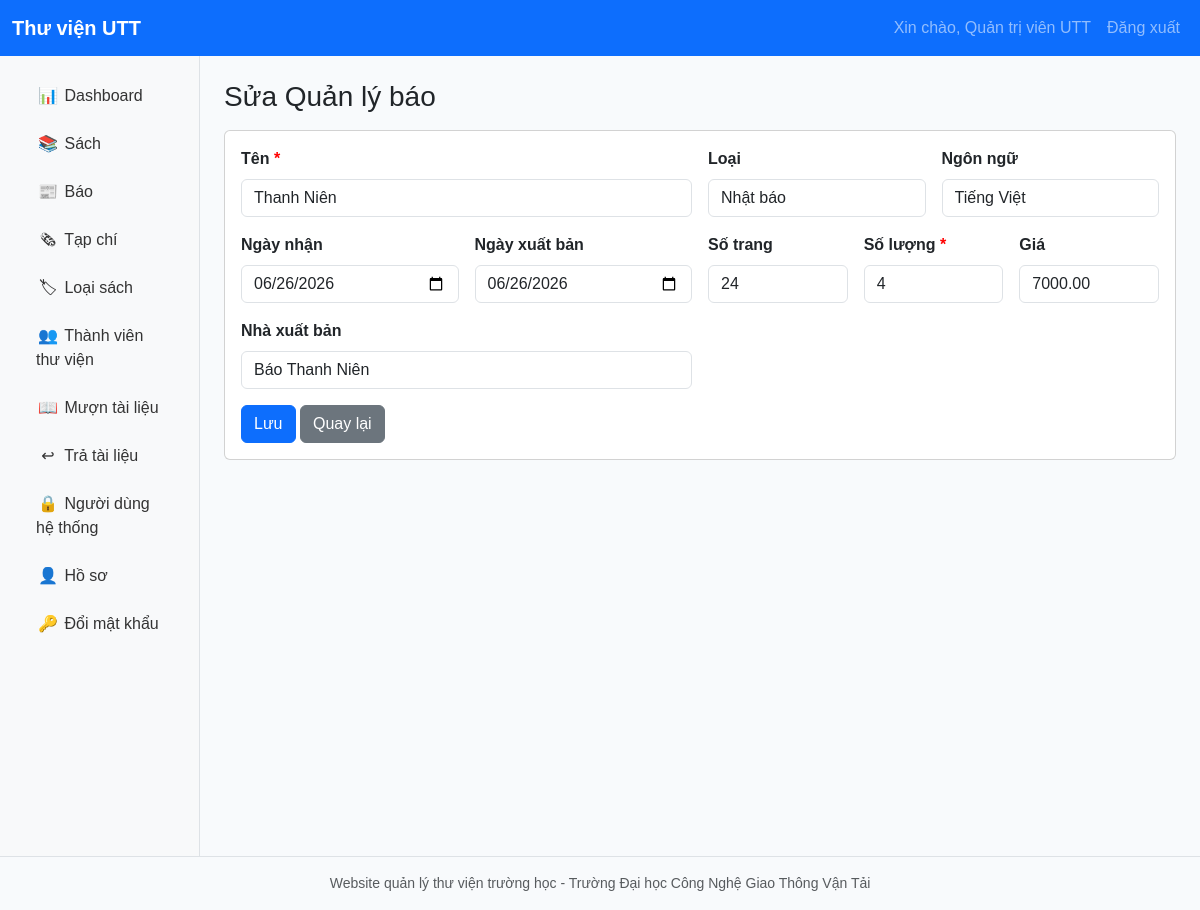
Screenshot of /newspapers/edit.php?id=2 (signed in) with the database file from the repository.
### tables this page shows
CREATE TABLE newspapers(id INT AUTO_INCREMENT PRIMARY KEY,name VARCHAR(255) NOT NULL,type VARCHAR(100) NULL,language VARCHAR(80) NULL,receipt_date DATE NULL,published_date DATE NULL,pages INT DEFAULT 0,quantity INT NOT NULL DEFAULT 1,price DECIMAL(12,2) DEFAULT 0,publisher VARCHAR(150) NULL,created_at TIMESTAMP DEFAULT CURRENT_TIMESTAMP,CONSTRAINT chk_newspapers_quantity CHECK(quantity>=0));

### includes/bootstrap.php (called while the page is built, shortened)
<?php
spl_autoload_register(function($class){
    $file = ROOT_PATH . '/' . str_replace('\\','/',$class) . '.php';
});
require_once __DIR__ . '/functions.php';

### config/database.php (called while the page is built)
<?php
return [
    'host' => 'localhost',
    'database' => 'library_management',
    'username' => 'root',
    'password' => '',
    'charset' => 'utf8mb4',
];

### app/Repositories/Database.php (called while the page is built, shortened)
<?php
class Database{ private static ?PDO $pdo=null; public static function connection():PDO{ if(self::$pdo===null){ $c=require ROOT_PATH.'/config/database.php'; $dsn="mysql:host={$c['host']};dbname={$c['database']};charset={$c['charset']}"; try{ self::$pdo=new PDO($dsn,$c['username'],$c['password'],[PDO::ATTR_ERRMODE=>PDO::ERRMODE_EXCEPTION,PDO::ATTR_DEFAULT_FETCH_MODE=>PDO::FETCH_ASSOC,PDO::ATTR_EMULATE_PREPARES=>false]); self::$pdo->exec('SET NAMES utf8mb4'); }catch(PDOException $e){ die('Không kết nối được database: '.$e->getMessage()); }} return self::$pdo; }}

### app/Services/SimpleService.php (called while the page is built, shortened)
<?php
class SimpleService{ private SimpleRepository $repo; private string $type; public function __construct(string $table){$this->repo=new SimpleRepository($table);$this->type=$table==='newspapers'?'newspaper':'magazine';} public function all($q=''){return $this->repo->all($q);} public function find($id){return $this->repo->find((int)$id);} public function save(array $d,?int $id=null):array{ $e=Validator::required($d,['name'=>'Tên']); $e+=Validator::numberMin($d,'quantity','Số lượng',0); if($e)return ['ok'=>false,'errors'=>$e]; $id?$this->repo->update($id,$d):$id=$this->repo->create($d); return ['ok'=>true,'data'=>$this->repo->find($id)]; } public function delete(int $id):array{ if((new InventoryRepository())->hasBorrowHistory($this->type,$id))return ['ok'=>false,'message'=>'Không thể xóa vì tài liệu đã có lịch sử mượn']; $this->repo->delete($id); return ['ok'=>true]; }}

### app/Repositories/SimpleRepository.php (called while the page is built, shortened)
<?php
class SimpleRepository extends BaseRepository{ private string $table; public function __construct(string $table){parent::__construct();$this->table=$table;} public function all(string $q=''):array{return $q?$this->fetchAll("SELECT * FROM {$this->table} WHERE name LIKE ? OR type LIKE ? OR publisher LIKE ? ORDER BY id DESC",["%$q%","%$q%","%$q%"]):$this->fetchAll("SELECT * FROM {$this->table} ORDER BY id DESC");} public function find(int $id):?array{return $this->fetch("SELECT * FROM {$this->table} WHERE id=?",[$id]);} public function create(array $d):int{$this->execute("INSERT INTO {$this->table}(name,type,language,receipt_date,published_date,pages,quantity,price,publisher) VALUES(?,?,?,?,?,?,?,?,?)",[$d['name'],$d['type']??null,$d['language']??null,$d['receipt_date']??null,$d['published_date']??null,$d['pages']??0,$d['quantity']??1,$d['price']??0,$d['publisher']??null]);return $this->lastInsertId();} public function update(int $id,array $d):bool{return $this->execute("UPDATE {$this->table} SET name=?,type=?,language=?,receipt_date=?,published_date=?,pages=?,quantity=?,price=?,publisher=? WHERE id=?",[$d['name'],$d['type']??null,$d['language']??null,$d['receipt_date']??null,$d['published_date']??null,$d['pages']??0,$d['quantity']??1,$d['price']??0,$d['publisher']??null,$id]);} public function delete(int $id):bool{return $this->execute("DELETE FROM {$this->table} WHERE id=?",[$id]);}}

### app/Repositories/BaseRepository.php (called while the page is built, shortened)
<?php
class BaseRepository{ protected PDO $db; public function __construct(){ $this->db=Database::connection(); } protected function fetchAll(string $sql,array $params=[]):array{ $s=$this->db->prepare($sql); $s->execute($params); return $s->fetchAll(); } protected function fetch(string $sql,array $params=[]):?array{ $s=$this->db->prepare($sql); $s->execute($params); $r=$s->fetch(); return $r?:null; } protected function execute(string $sql,array $params=[]):bool{ $s=$this->db->prepare($sql); return $s->execute($params); } protected function lastInsertId():int{ return (int)$this->db->lastInsertId(); }}

### includes/functions.php (called while the page is built, shortened)
<?php
function e($v){ return htmlspecialchars((string)$v, ENT_QUOTES, 'UTF-8'); }

### public/newspapers/edit.php (the view)
<?php require_once __DIR__.'/../../includes/bootstrap.php'; require_login(); $svc=new app\Services\SimpleService('newspapers'); $errors=[]; $row=[]; if('edit'==='edit'){ $id=(int)($_GET['id']??0); $row=$svc->find($id); if(!$row) include PUBLIC_PATH.'/404.php'; } if($_SERVER['REQUEST_METHOD']==='POST'){ $r=('edit'==='edit')?$svc->save($_POST,$id):$svc->save($_POST); if($r['ok']){ flash('success','Đã lưu dữ liệu'); redirect_to('newspapers/index.php'); } $errors=$r['errors']??[]; $row=array_merge($row,$_POST); } $title='Sửa Quản lý báo'; include ROOT_PATH.'/includes/header.php'; ?><h1 class='h3 mb-3'>Sửa Quản lý báo</h1><div class="card"><div class="card-body"><form method="post" class="row g-3"><div class="col-md-6"><label class="form-label required">Tên</label><input name="name" class="form-control" value="<?= e($row['name']??'') ?>"><div class="text-danger small"><?= e($errors['name']??'') ?></div></div><div class="col-md-3"><label class="form-label">Loại</label><input name="type" class="form-control" value="<?= e($row['type']??'') ?>"></div><div class="col-md-3"><label class="form-label">Ngôn ngữ</label><input name="language" class="form-control" value="<?= e($row['language']??'') ?>"></div><div class="col-md-3"><label class="form-label">Ngày nhận</label><input type="date" name="receipt_date" class="form-control" value="<?= e($row['receipt_date']??date('Y-m-d')) ?>"></div><div class="col-md-3"><label class="form-label">Ngày xuất bản</label><input type="date" name="published_date" class="form-control" value="<?= e($row['published_date']??'') ?>"></div><div class="col-md-2"><label class="form-label">Số trang</label><input type="number" name="pages" class="form-control" value="<?= e($row['pages']??0) ?>"></div><div class="col-md-2"><label class="form-label required">Số lượng</label><input type="number" min="0" name="quantity" class="form-control" value="<?= e($row['quantity']??1) ?>"><div class="text-danger small"><?= e($errors['quantity']??'') ?></div></div><div class="col-md-2"><label class="form-label">Giá</label><input type="number" name="price" class="form-control" value="<?= e($row['price']??0) ?>"></div><div class="col-md-6"><label class="form-label">Nhà xuất bản</label><input name="publisher" class="form-control" value="<?= e($row['publisher']??'') ?>"></div><div class="col-12"><button class="btn btn-primary">Lưu</button> <a class="btn btn-secondary" href="index.php">Quay lại</a></div></form></div></div><?php include ROOT_PATH.'/includes/footer.php'; ?>

### public/assets/css/style.css (style rules this page uses)
body { background:#f8fafc;font-family:Arial,"Segoe UI",Tahoma,sans-serif }
.form-label { font-weight:600 }
.required::after { content:" *";color:red }

### rows the page displays
newspapers: name "Thanh Niên", type "Nhật báo", language "Tiếng Việt", receipt_date "06/26/2026", published_date "06/26/2026", pages "24", quantity "4", price "7000.00", publisher "Báo Thanh Niên"

### other values shown
current_user()['full_name'] "Quản trị viên UTT"
FOOTER_TEXT "Website quản lý thư viện trường học - Trường Đại học Công Nghệ Giao Thông Vận Tải"
